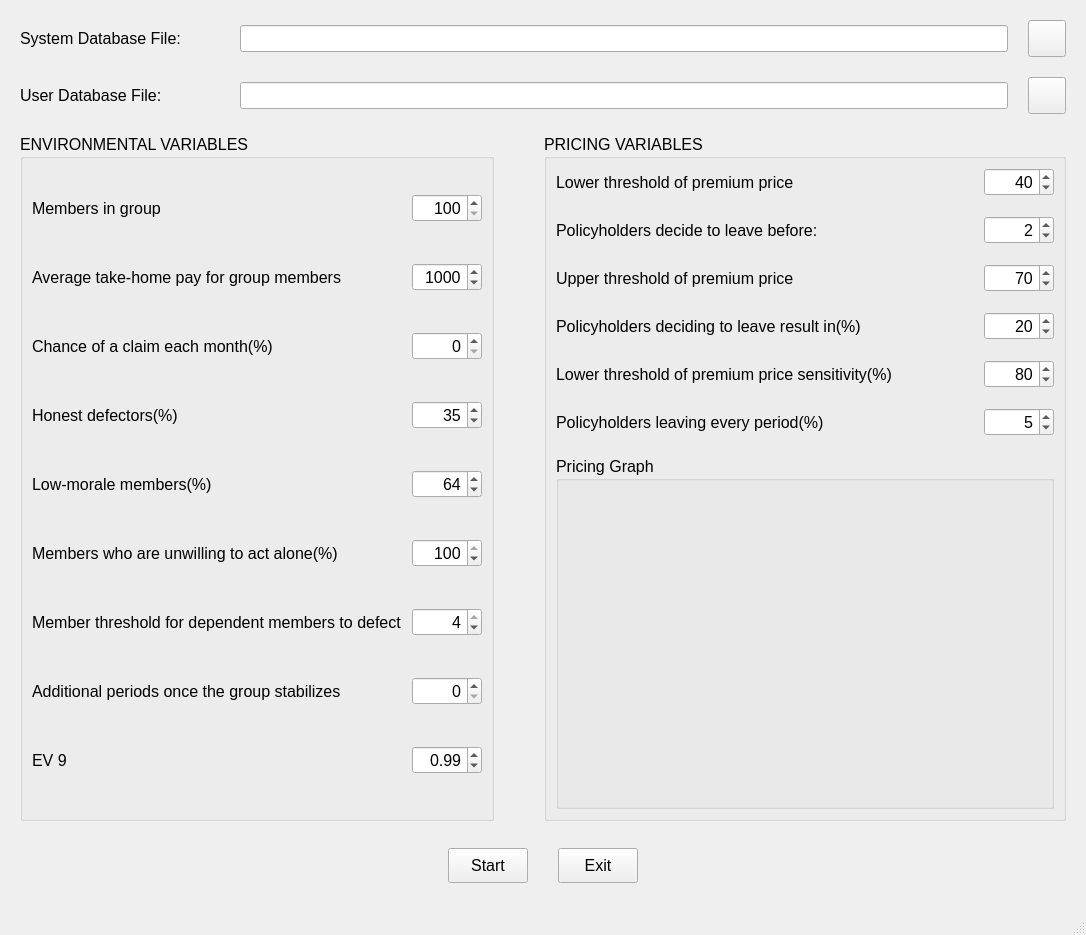
<?xml version="1.0" encoding="UTF-8"?>
<ui version="4.0">
 <class>TandaPaySimulationWindow</class>
 <widget class="QMainWindow" name="TandaPaySimulationWindow">
  <property name="geometry">
   <rect>
    <x>0</x>
    <y>0</y>
    <width>1086</width>
    <height>935</height>
   </rect>
  </property>
  <property name="font">
   <font>
    <pointsize>12</pointsize>
   </font>
  </property>
  <property name="windowTitle">
   <string>TandaPay Simulation</string>
  </property>
  <widget class="QWidget" name="centralwidget">
   <layout class="QVBoxLayout" name="verticalLayout">
    <property name="spacing">
     <number>20</number>
    </property>
    <property name="leftMargin">
     <number>20</number>
    </property>
    <property name="topMargin">
     <number>20</number>
    </property>
    <property name="rightMargin">
     <number>20</number>
    </property>
    <property name="bottomMargin">
     <number>20</number>
    </property>
    <item>
     <layout class="QHBoxLayout" name="horizontalLayout">
      <item>
       <widget class="QLabel" name="label">
        <property name="minimumSize">
         <size>
          <width>200</width>
          <height>0</height>
         </size>
        </property>
        <property name="text">
         <string>System Database File:</string>
        </property>
       </widget>
      </item>
      <item>
       <widget class="QLineEdit" name="system_database">
        <property name="readOnly">
         <bool>true</bool>
        </property>
       </widget>
      </item>
      <item>
       <widget class="QToolButton" name="btn_system_database">
        <property name="text">
         <string/>
        </property>
        <property name="icon">
         <iconset resource="tps.qrc">
          <normaloff>:/img/img/Open.png</normaloff>:/img/img/Open.png</iconset>
        </property>
        <property name="iconSize">
         <size>
          <width>30</width>
          <height>30</height>
         </size>
        </property>
       </widget>
      </item>
     </layout>
    </item>
    <item>
     <layout class="QHBoxLayout" name="horizontalLayout_2">
      <item>
       <widget class="QLabel" name="label_2">
        <property name="minimumSize">
         <size>
          <width>200</width>
          <height>0</height>
         </size>
        </property>
        <property name="text">
         <string>User Database File:</string>
        </property>
       </widget>
      </item>
      <item>
       <widget class="QLineEdit" name="user_database">
        <property name="readOnly">
         <bool>true</bool>
        </property>
       </widget>
      </item>
      <item>
       <widget class="QToolButton" name="btn_user_database">
        <property name="text">
         <string/>
        </property>
        <property name="icon">
         <iconset resource="tps.qrc">
          <normaloff>:/img/img/Open.png</normaloff>:/img/img/Open.png</iconset>
        </property>
        <property name="iconSize">
         <size>
          <width>30</width>
          <height>30</height>
         </size>
        </property>
       </widget>
      </item>
     </layout>
    </item>
    <item>
     <layout class="QHBoxLayout" name="horizontalLayout_4">
      <property name="spacing">
       <number>50</number>
      </property>
      <item>
       <widget class="QGroupBox" name="groupBox">
        <property name="sizePolicy">
         <sizepolicy hsizetype="Preferred" vsizetype="Expanding">
          <horstretch>0</horstretch>
          <verstretch>0</verstretch>
         </sizepolicy>
        </property>
        <property name="title">
         <string>ENVIRONMENTAL VARIABLES</string>
        </property>
        <layout class="QVBoxLayout" name="verticalLayout_2">
         <property name="spacing">
          <number>15</number>
         </property>
         <item>
          <layout class="QHBoxLayout" name="horizontalLayout_5">
           <property name="spacing">
            <number>10</number>
           </property>
           <item>
            <widget class="QLabel" name="label_4">
             <property name="text">
              <string>Members in group</string>
             </property>
            </widget>
           </item>
           <item>
            <widget class="QSpinBox" name="ev_0">
             <property name="minimumSize">
              <size>
               <width>70</width>
               <height>0</height>
              </size>
             </property>
             <property name="maximumSize">
              <size>
               <width>70</width>
               <height>16777215</height>
              </size>
             </property>
             <property name="toolTip">
              <string>How many members are in the group?</string>
             </property>
             <property name="alignment">
              <set>Qt::AlignRight|Qt::AlignTrailing|Qt::AlignVCenter</set>
             </property>
             <property name="minimum">
              <number>100</number>
             </property>
             <property name="maximum">
              <number>9999</number>
             </property>
            </widget>
           </item>
          </layout>
         </item>
         <item>
          <layout class="QHBoxLayout" name="horizontalLayout_6">
           <property name="spacing">
            <number>10</number>
           </property>
           <item>
            <widget class="QLabel" name="label_5">
             <property name="text">
              <string>Average take-home pay for group members</string>
             </property>
            </widget>
           </item>
           <item>
            <widget class="QSpinBox" name="ev_1">
             <property name="minimumSize">
              <size>
               <width>70</width>
               <height>0</height>
              </size>
             </property>
             <property name="maximumSize">
              <size>
               <width>70</width>
               <height>16777215</height>
              </size>
             </property>
             <property name="toolTip">
              <string>Average take-home pay for group members?</string>
             </property>
             <property name="alignment">
              <set>Qt::AlignRight|Qt::AlignTrailing|Qt::AlignVCenter</set>
             </property>
             <property name="minimum">
              <number>4</number>
             </property>
             <property name="maximum">
              <number>9999</number>
             </property>
             <property name="value">
              <number>1000</number>
             </property>
            </widget>
           </item>
          </layout>
         </item>
         <item>
          <layout class="QHBoxLayout" name="horizontalLayout_7">
           <property name="spacing">
            <number>10</number>
           </property>
           <item>
            <widget class="QLabel" name="label_6">
             <property name="text">
              <string>Chance of a claim each month(%)</string>
             </property>
            </widget>
           </item>
           <item>
            <widget class="QSpinBox" name="ev_2">
             <property name="minimumSize">
              <size>
               <width>70</width>
               <height>0</height>
              </size>
             </property>
             <property name="maximumSize">
              <size>
               <width>70</width>
               <height>16777215</height>
              </size>
             </property>
             <property name="toolTip">
              <string>What is the chance of a claim each month?</string>
             </property>
             <property name="alignment">
              <set>Qt::AlignRight|Qt::AlignTrailing|Qt::AlignVCenter</set>
             </property>
             <property name="minimum">
              <number>0</number>
             </property>
             <property name="maximum">
              <number>100</number>
             </property>
            </widget>
           </item>
          </layout>
         </item>
         <item>
          <layout class="QHBoxLayout" name="horizontalLayout_8">
           <property name="spacing">
            <number>10</number>
           </property>
           <item>
            <widget class="QLabel" name="label_7">
             <property name="text">
              <string>Honest defectors(%)</string>
             </property>
            </widget>
           </item>
           <item>
            <widget class="QSpinBox" name="ev_3">
             <property name="minimumSize">
              <size>
               <width>70</width>
               <height>0</height>
              </size>
             </property>
             <property name="maximumSize">
              <size>
               <width>70</width>
               <height>16777215</height>
              </size>
             </property>
             <property name="toolTip">
              <string>What is the percentage of honest defectors?</string>
             </property>
             <property name="alignment">
              <set>Qt::AlignRight|Qt::AlignTrailing|Qt::AlignVCenter</set>
             </property>
             <property name="minimum">
              <number>0</number>
             </property>
             <property name="maximum">
              <number>100</number>
             </property>
             <property name="value">
              <number>35</number>
             </property>
            </widget>
           </item>
          </layout>
         </item>
         <item>
          <layout class="QHBoxLayout" name="horizontalLayout_9">
           <property name="spacing">
            <number>10</number>
           </property>
           <item>
            <widget class="QLabel" name="label_8">
             <property name="text">
              <string>Low-morale members(%)</string>
             </property>
            </widget>
           </item>
           <item>
            <widget class="QSpinBox" name="ev_4">
             <property name="minimumSize">
              <size>
               <width>70</width>
               <height>0</height>
              </size>
             </property>
             <property name="maximumSize">
              <size>
               <width>70</width>
               <height>16777215</height>
              </size>
             </property>
             <property name="toolTip">
              <string>What is the percentage of low-morale members?</string>
             </property>
             <property name="alignment">
              <set>Qt::AlignRight|Qt::AlignTrailing|Qt::AlignVCenter</set>
             </property>
             <property name="minimum">
              <number>0</number>
             </property>
             <property name="maximum">
              <number>100</number>
             </property>
             <property name="value">
              <number>64</number>
             </property>
            </widget>
           </item>
          </layout>
         </item>
         <item>
          <layout class="QHBoxLayout" name="horizontalLayout_10">
           <property name="spacing">
            <number>10</number>
           </property>
           <item>
            <widget class="QLabel" name="label_9">
             <property name="toolTip">
              <string>What is the percentage of members who are unwilling to act alone? </string>
             </property>
             <property name="text">
              <string>Members who are unwilling to act alone(%)</string>
             </property>
            </widget>
           </item>
           <item>
            <widget class="QSpinBox" name="ev_5">
             <property name="minimumSize">
              <size>
               <width>70</width>
               <height>0</height>
              </size>
             </property>
             <property name="maximumSize">
              <size>
               <width>70</width>
               <height>16777215</height>
              </size>
             </property>
             <property name="toolTip">
              <string>What is the percentage of members who are unwilling to act alone?</string>
             </property>
             <property name="alignment">
              <set>Qt::AlignRight|Qt::AlignTrailing|Qt::AlignVCenter</set>
             </property>
             <property name="minimum">
              <number>0</number>
             </property>
             <property name="maximum">
              <number>100</number>
             </property>
             <property name="value">
              <number>100</number>
             </property>
            </widget>
           </item>
          </layout>
         </item>
         <item>
          <layout class="QHBoxLayout" name="horizontalLayout_11">
           <property name="spacing">
            <number>10</number>
           </property>
           <item>
            <widget class="QLabel" name="label_10">
             <property name="text">
              <string>Member threshold for dependent members to defect</string>
             </property>
            </widget>
           </item>
           <item>
            <widget class="QSpinBox" name="ev_6">
             <property name="minimumSize">
              <size>
               <width>70</width>
               <height>0</height>
              </size>
             </property>
             <property name="maximumSize">
              <size>
               <width>70</width>
               <height>16777215</height>
              </size>
             </property>
             <property name="toolTip">
              <string>What is the member threshold needed for dependent members to defect?</string>
             </property>
             <property name="alignment">
              <set>Qt::AlignRight|Qt::AlignTrailing|Qt::AlignVCenter</set>
             </property>
             <property name="minimum">
              <number>2</number>
             </property>
             <property name="maximum">
              <number>4</number>
             </property>
             <property name="value">
              <number>4</number>
             </property>
            </widget>
           </item>
          </layout>
         </item>
         <item>
          <layout class="QHBoxLayout" name="horizontalLayout_12">
           <property name="spacing">
            <number>10</number>
           </property>
           <item>
            <widget class="QLabel" name="label_11">
             <property name="text">
              <string>Additional periods once the group stabilizes</string>
             </property>
            </widget>
           </item>
           <item>
            <widget class="QSpinBox" name="ev_7">
             <property name="minimumSize">
              <size>
               <width>70</width>
               <height>0</height>
              </size>
             </property>
             <property name="maximumSize">
              <size>
               <width>70</width>
               <height>16777215</height>
              </size>
             </property>
             <property name="toolTip">
              <string>Once the group stabilizes how many additional periods will there be?</string>
             </property>
             <property name="alignment">
              <set>Qt::AlignRight|Qt::AlignTrailing|Qt::AlignVCenter</set>
             </property>
             <property name="minimum">
              <number>0</number>
             </property>
             <property name="maximum">
              <number>3</number>
             </property>
            </widget>
           </item>
          </layout>
         </item>
         <item>
          <layout class="QHBoxLayout" name="horizontalLayout_13">
           <property name="spacing">
            <number>10</number>
           </property>
           <item>
            <widget class="QLabel" name="label_12">
             <property name="text">
              <string>EV 9</string>
             </property>
            </widget>
           </item>
           <item>
            <widget class="QDoubleSpinBox" name="ev_8">
             <property name="maximumSize">
              <size>
               <width>70</width>
               <height>16777215</height>
              </size>
             </property>
             <property name="alignment">
              <set>Qt::AlignRight|Qt::AlignTrailing|Qt::AlignVCenter</set>
             </property>
             <property name="maximum">
              <double>1.000000000000000</double>
             </property>
             <property name="value">
              <double>0.990000000000000</double>
             </property>
            </widget>
           </item>
          </layout>
         </item>
        </layout>
       </widget>
      </item>
      <item>
       <widget class="QGroupBox" name="groupBox_2">
        <property name="sizePolicy">
         <sizepolicy hsizetype="Preferred" vsizetype="Expanding">
          <horstretch>0</horstretch>
          <verstretch>0</verstretch>
         </sizepolicy>
        </property>
        <property name="title">
         <string>PRICING VARIABLES</string>
        </property>
        <layout class="QVBoxLayout" name="verticalLayout_3">
         <property name="spacing">
          <number>20</number>
         </property>
         <item>
          <layout class="QHBoxLayout" name="horizontalLayout_18">
           <item>
            <widget class="QLabel" name="label_13">
             <property name="text">
              <string>Lower threshold of premium price</string>
             </property>
            </widget>
           </item>
           <item>
            <widget class="QSpinBox" name="pv_0">
             <property name="minimumSize">
              <size>
               <width>70</width>
               <height>0</height>
              </size>
             </property>
             <property name="maximumSize">
              <size>
               <width>70</width>
               <height>16777215</height>
              </size>
             </property>
             <property name="toolTip">
              <string>The premium price must exceed this minimum threshold</string>
             </property>
             <property name="alignment">
              <set>Qt::AlignRight|Qt::AlignTrailing|Qt::AlignVCenter</set>
             </property>
             <property name="minimum">
              <number>1</number>
             </property>
             <property name="maximum">
              <number>100</number>
             </property>
             <property name="value">
              <number>40</number>
             </property>
            </widget>
           </item>
          </layout>
         </item>
         <item>
          <layout class="QHBoxLayout" name="horizontalLayout_19">
           <item>
            <widget class="QLabel" name="label_14">
             <property name="text">
              <string>Policyholders decide to leave before:</string>
             </property>
            </widget>
           </item>
           <item>
            <widget class="QSpinBox" name="pv_1">
             <property name="minimumSize">
              <size>
               <width>70</width>
               <height>0</height>
              </size>
             </property>
             <property name="maximumSize">
              <size>
               <width>70</width>
               <height>16777215</height>
              </size>
             </property>
             <property name="toolTip">
              <string>Before this many policyholders decide to leave</string>
             </property>
             <property name="alignment">
              <set>Qt::AlignRight|Qt::AlignTrailing|Qt::AlignVCenter</set>
             </property>
             <property name="minimum">
              <number>1</number>
             </property>
             <property name="maximum">
              <number>100</number>
             </property>
             <property name="value">
              <number>2</number>
             </property>
            </widget>
           </item>
          </layout>
         </item>
         <item>
          <layout class="QHBoxLayout" name="horizontalLayout_20">
           <item>
            <widget class="QLabel" name="label_15">
             <property name="toolTip">
              <string>The maximum premium price increase threshold</string>
             </property>
             <property name="text">
              <string>Upper threshold of premium price</string>
             </property>
            </widget>
           </item>
           <item>
            <widget class="QSpinBox" name="pv_2">
             <property name="minimumSize">
              <size>
               <width>70</width>
               <height>0</height>
              </size>
             </property>
             <property name="maximumSize">
              <size>
               <width>70</width>
               <height>16777215</height>
              </size>
             </property>
             <property name="alignment">
              <set>Qt::AlignRight|Qt::AlignTrailing|Qt::AlignVCenter</set>
             </property>
             <property name="minimum">
              <number>0</number>
             </property>
             <property name="maximum">
              <number>9999</number>
             </property>
             <property name="value">
              <number>70</number>
             </property>
            </widget>
           </item>
          </layout>
         </item>
         <item>
          <layout class="QHBoxLayout" name="horizontalLayout_22">
           <item>
            <widget class="QLabel" name="label_16">
             <property name="text">
              <string>Policyholders deciding to leave result in(%)</string>
             </property>
            </widget>
           </item>
           <item>
            <widget class="QSpinBox" name="pv_3">
             <property name="minimumSize">
              <size>
               <width>70</width>
               <height>0</height>
              </size>
             </property>
             <property name="maximumSize">
              <size>
               <width>70</width>
               <height>16777215</height>
              </size>
             </property>
             <property name="toolTip">
              <string>Resulting in this percentage of policyholders deciding to leave</string>
             </property>
             <property name="alignment">
              <set>Qt::AlignRight|Qt::AlignTrailing|Qt::AlignVCenter</set>
             </property>
             <property name="minimum">
              <number>0</number>
             </property>
             <property name="maximum">
              <number>100</number>
             </property>
             <property name="value">
              <number>20</number>
             </property>
            </widget>
           </item>
          </layout>
         </item>
         <item>
          <layout class="QHBoxLayout" name="horizontalLayout_23">
           <item>
            <widget class="QLabel" name="label_17">
             <property name="text">
              <string>Lower threshold of premium price sensitivity(%)</string>
             </property>
            </widget>
           </item>
           <item>
            <widget class="QSpinBox" name="pv_4">
             <property name="minimumSize">
              <size>
               <width>70</width>
               <height>0</height>
              </size>
             </property>
             <property name="maximumSize">
              <size>
               <width>70</width>
               <height>16777215</height>
              </size>
             </property>
             <property name="toolTip">
              <string> If the premium increases beyond this percentage</string>
             </property>
             <property name="alignment">
              <set>Qt::AlignRight|Qt::AlignTrailing|Qt::AlignVCenter</set>
             </property>
             <property name="minimum">
              <number>0</number>
             </property>
             <property name="maximum">
              <number>100</number>
             </property>
             <property name="value">
              <number>80</number>
             </property>
            </widget>
           </item>
          </layout>
         </item>
         <item>
          <layout class="QHBoxLayout" name="horizontalLayout_24">
           <item>
            <widget class="QLabel" name="label_18">
             <property name="text">
              <string>Policyholders leaving every period(%)</string>
             </property>
            </widget>
           </item>
           <item>
            <widget class="QSpinBox" name="pv_5">
             <property name="minimumSize">
              <size>
               <width>70</width>
               <height>0</height>
              </size>
             </property>
             <property name="maximumSize">
              <size>
               <width>70</width>
               <height>16777215</height>
              </size>
             </property>
             <property name="toolTip">
              <string>Then this percentage of policyholders will leave every period</string>
             </property>
             <property name="alignment">
              <set>Qt::AlignRight|Qt::AlignTrailing|Qt::AlignVCenter</set>
             </property>
             <property name="minimum">
              <number>0</number>
             </property>
             <property name="maximum">
              <number>100</number>
             </property>
             <property name="value">
              <number>5</number>
             </property>
            </widget>
           </item>
          </layout>
         </item>
         <item>
          <widget class="QGroupBox" name="groupBox_3">
           <property name="sizePolicy">
            <sizepolicy hsizetype="Expanding" vsizetype="Expanding">
             <horstretch>0</horstretch>
             <verstretch>0</verstretch>
            </sizepolicy>
           </property>
           <property name="title">
            <string>Pricing Graph</string>
           </property>
           <layout class="QVBoxLayout" name="layout_graph"/>
          </widget>
         </item>
        </layout>
       </widget>
      </item>
     </layout>
    </item>
    <item>
     <widget class="QWidget" name="widget" native="true">
      <property name="minimumSize">
       <size>
        <width>0</width>
        <height>50</height>
       </size>
      </property>
      <layout class="QHBoxLayout" name="horizontalLayout_25">
       <property name="spacing">
        <number>30</number>
       </property>
       <property name="leftMargin">
        <number>0</number>
       </property>
       <property name="topMargin">
        <number>0</number>
       </property>
       <property name="rightMargin">
        <number>0</number>
       </property>
       <property name="bottomMargin">
        <number>0</number>
       </property>
       <item>
        <spacer name="horizontalSpacer">
         <property name="orientation">
          <enum>Qt::Horizontal</enum>
         </property>
         <property name="sizeHint" stdset="0">
          <size>
           <width>323</width>
           <height>20</height>
          </size>
         </property>
        </spacer>
       </item>
       <item>
        <widget class="QPushButton" name="btn_start">
         <property name="minimumSize">
          <size>
           <width>0</width>
           <height>35</height>
          </size>
         </property>
         <property name="text">
          <string>Start</string>
         </property>
        </widget>
       </item>
       <item>
        <widget class="QPushButton" name="btn_exit">
         <property name="minimumSize">
          <size>
           <width>0</width>
           <height>35</height>
          </size>
         </property>
         <property name="text">
          <string>Exit</string>
         </property>
        </widget>
       </item>
       <item>
        <spacer name="horizontalSpacer_2">
         <property name="orientation">
          <enum>Qt::Horizontal</enum>
         </property>
         <property name="sizeHint" stdset="0">
          <size>
           <width>323</width>
           <height>20</height>
          </size>
         </property>
        </spacer>
       </item>
      </layout>
     </widget>
    </item>
   </layout>
  </widget>
  <widget class="QStatusBar" name="statusbar"/>
 </widget>
 <resources>
  <include location="tps.qrc"/>
 </resources>
 <connections/>
</ui>
